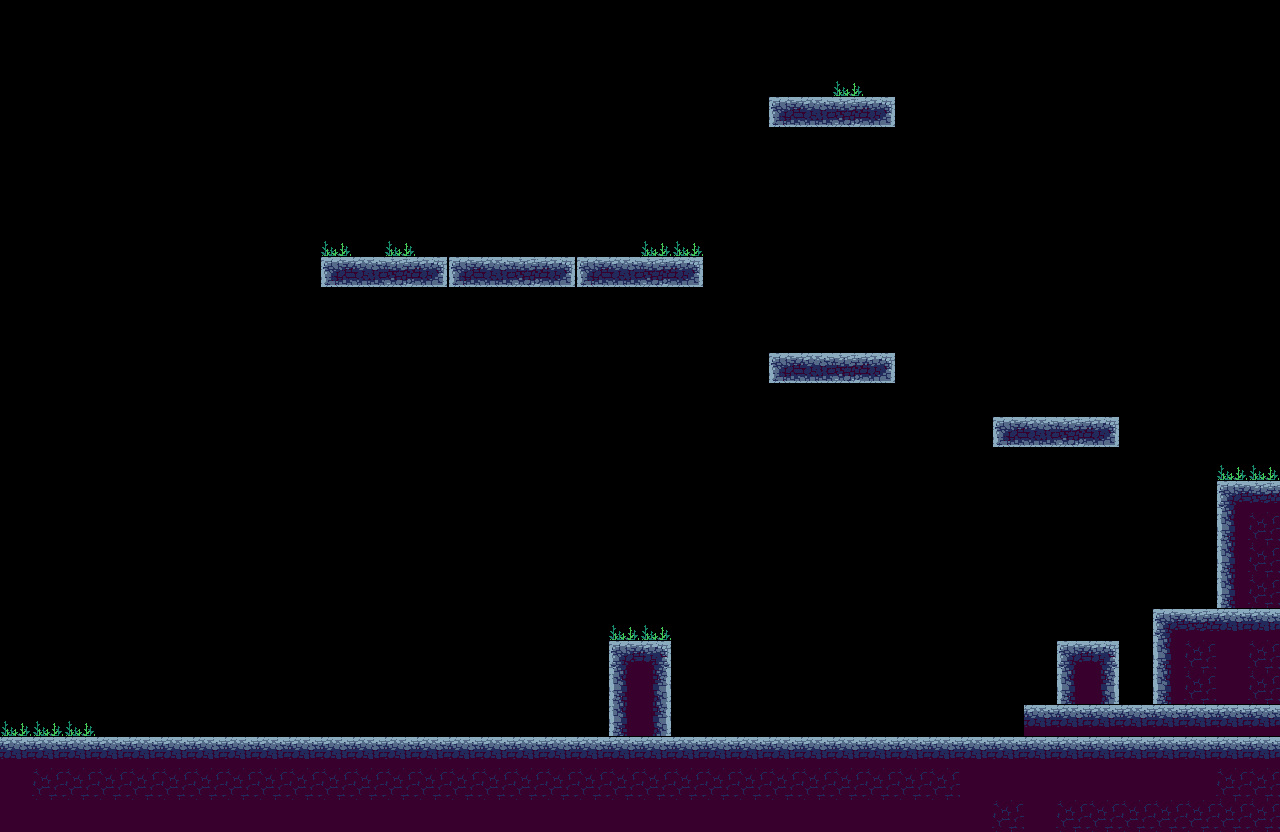

Below is a game level as drawn by its tile map, then a one-line description and the .tmx file that defines it, in full:
An orthogonal 40x26 tile map with 32x32 px tiles, 1 tile layer (Platforms).

<map version="1.10" tiledversion="1.11.2" orientation="orthogonal" renderorder="right-down" width="40" height="26" tilewidth="32" tileheight="32" infinite="0" nextlayerid="2" nextobjectid="1">
 <tileset firstgid="1" source="../tilesets/exclusion-zone-tileset/Test.tsx" />
 <layer id="1" name="Platforms" width="40" height="26">
  <data encoding="csv">
0,0,0,0,0,0,0,0,0,0,0,0,0,0,0,0,0,0,0,0,0,0,0,0,0,0,0,0,0,0,0,0,0,0,0,0,0,0,0,0,
0,0,0,0,0,0,0,0,0,0,0,0,0,0,0,0,0,0,0,0,0,0,0,0,0,0,0,0,0,0,0,0,0,0,0,0,0,0,0,0,
0,0,0,0,0,0,0,0,0,0,0,0,0,0,0,0,0,0,0,0,0,0,0,0,0,0,5,0,0,0,0,0,0,0,0,0,0,0,0,0,
0,0,0,0,0,0,0,0,0,0,0,0,0,0,0,0,0,0,0,0,0,0,0,0,23,24,25,26,0,0,0,0,0,0,0,0,0,0,0,0,
0,0,0,0,0,0,0,0,0,0,0,0,0,0,0,0,0,0,0,0,0,0,0,0,0,0,0,0,0,0,0,0,0,0,0,0,0,0,0,0,
0,0,0,0,0,0,0,0,0,0,0,0,0,0,0,0,0,0,0,0,0,0,0,0,0,0,0,0,0,0,0,0,0,0,0,0,0,0,0,0,
0,0,0,0,0,0,0,0,0,0,0,0,0,0,0,0,0,0,0,0,0,0,0,0,0,0,0,0,0,0,0,0,0,0,0,0,0,0,0,0,
0,0,0,0,0,0,0,0,0,0,5,0,5,0,0,0,0,0,0,0,5,5,0,0,0,0,0,0,0,0,0,0,0,0,0,0,0,0,0,0,
0,0,0,0,0,0,0,0,0,0,23,24,25,26,23,24,25,26,23,24,25,26,0,0,0,0,0,0,0,0,0,0,0,0,0,0,0,0,0,0,
0,0,0,0,0,0,0,0,0,0,0,0,0,0,0,0,0,0,0,0,0,0,0,0,0,0,0,0,0,0,0,0,0,0,0,0,0,0,0,0,
0,0,0,0,0,0,0,0,0,0,0,0,0,0,0,0,0,0,0,0,0,0,0,0,0,0,0,0,0,0,0,0,0,0,0,0,0,0,0,0,
0,0,0,0,0,0,0,0,0,0,0,0,0,0,0,0,0,0,0,0,0,0,0,0,23,24,25,26,0,0,0,0,0,0,0,0,0,0,0,0,
0,0,0,0,0,0,0,0,0,0,0,0,0,0,0,0,0,0,0,0,0,0,0,0,0,0,0,0,0,0,0,0,0,0,0,0,0,0,0,0,
0,0,0,0,0,0,0,0,0,0,0,0,0,0,0,0,0,0,0,0,0,0,0,0,0,0,0,0,0,0,0,23,24,25,26,0,0,0,0,0,
0,0,0,0,0,0,0,0,0,0,0,0,0,0,0,0,0,0,0,0,0,0,0,0,0,0,0,0,0,0,0,0,0,0,0,0,0,0,5,5,
0,0,0,0,0,0,0,0,0,0,0,0,0,0,0,0,0,0,0,0,0,0,0,0,0,0,0,0,0,0,0,0,0,0,0,0,0,0,1,3,
0,0,0,0,0,0,0,0,0,0,0,0,0,0,0,0,0,0,0,0,0,0,0,0,0,0,0,0,0,0,0,0,0,0,0,0,0,0,10,12,
0,0,0,0,0,0,0,0,0,0,0,0,0,0,0,0,0,0,0,0,0,0,0,0,0,0,0,0,0,0,0,0,0,0,0,0,0,0,10,12,
0,0,0,0,0,0,0,0,0,0,0,0,0,0,0,0,0,0,0,0,0,0,0,0,0,0,0,0,0,0,0,0,0,0,0,0,0,0,10,12,
0,0,0,0,0,0,0,0,0,0,0,0,0,0,0,0,0,0,0,5,5,0,0,0,0,0,0,0,0,0,0,0,0,0,0,0,1,3,2,2,
0,0,0,0,0,0,0,0,0,0,0,0,0,0,0,0,0,0,0,1,4,0,0,0,0,0,0,0,0,0,0,0,0,1,4,0,10,12,11,12,
0,0,0,0,0,0,0,0,0,0,0,0,0,0,0,0,0,0,0,10,13,0,0,0,0,0,0,0,0,0,0,0,0,10,13,0,10,12,11,12,
5,5,5,0,0,0,0,0,0,0,0,0,0,0,0,0,0,0,0,10,13,0,0,0,0,0,0,0,0,0,0,0,2,2,2,2,2,2,2,2,
2,2,2,2,2,2,2,2,2,2,2,2,2,2,2,2,2,2,2,2,2,2,2,2,2,2,2,2,2,2,2,2,2,2,2,2,2,2,2,2,
11,12,12,12,12,12,12,12,12,12,12,12,12,12,12,12,12,12,12,12,12,12,12,12,12,12,12,12,12,12,11,11,11,11,11,11,11,11,12,12,
11,11,11,11,11,11,11,11,11,11,11,11,11,11,11,11,11,11,11,11,11,11,11,11,11,11,11,11,11,11,11,12,11,12,12,12,12,12,12,12
</data>
 </layer>
</map>
